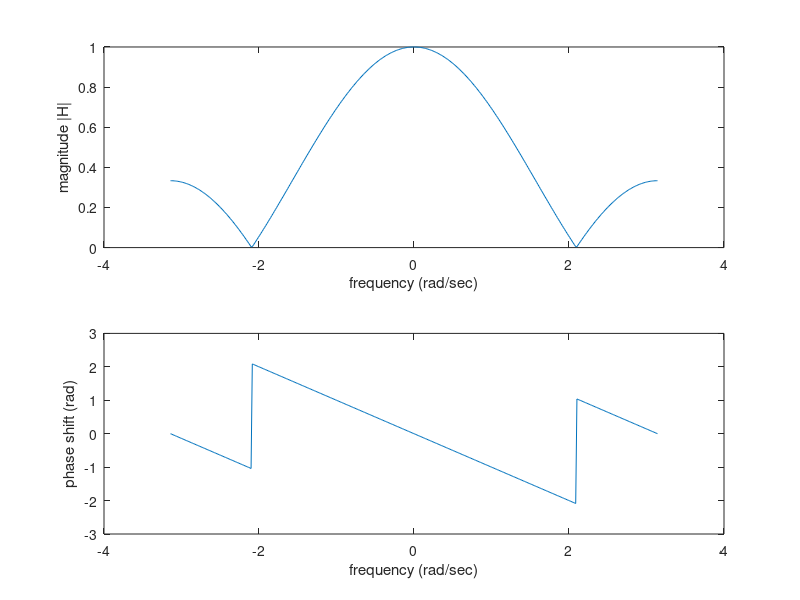

MATLAB code for this plot:
%%%%%%%%% 2.1 Frequency Response of the Three-Point Averager %%%%%%%%%%%
% Code written by Shane Reynolds

% Clear the workspace and any stored variables
clear; clc;

% Initialise parameters that will be used for the averager
ww = linspace(-pi,pi,400);

% Implementation of of the frequency response function
% (This is the same as the transfer function - different noteation?)
H = ( (2*cos(ww) + 1)/3 ).* exp(-j*ww);

% Plot the Magnitude of the frequency response
subplot(2,1,1)
plot(ww,abs(H))
xlabel('frequency (rad/sec)')
ylabel('magnitude |H|')

% Plot the Phase Angle Shift of the frequency response
subplot(2,1,2)
plot(ww,angle(H))
xlabel('frequency (rad/sec)')
ylabel('phase shift (rad)')